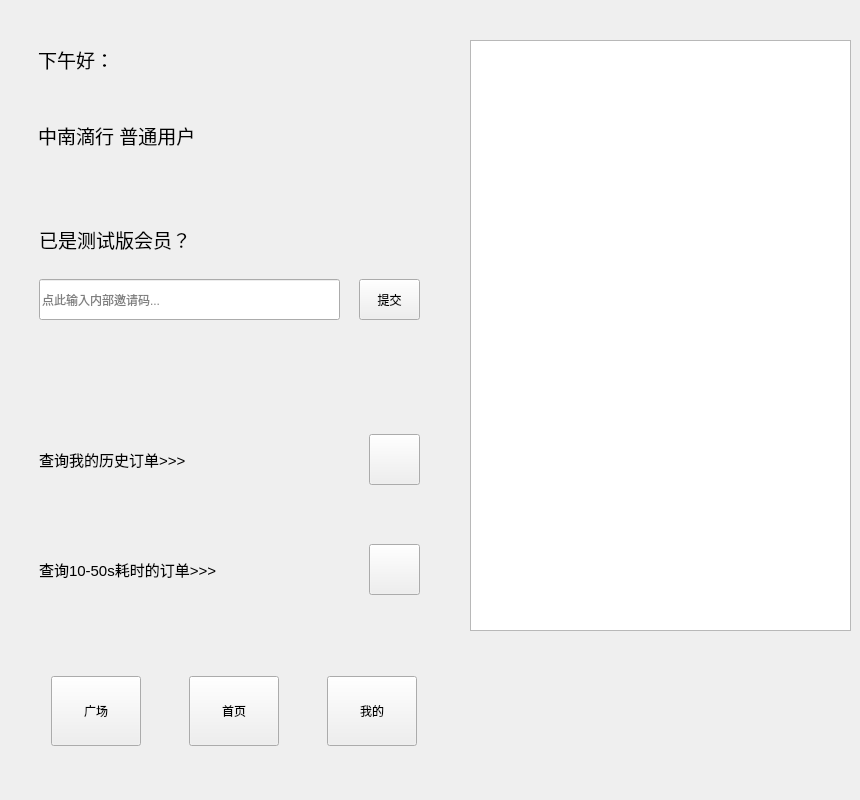
<?xml version="1.0" encoding="UTF-8"?>
<ui version="4.0">
 <class>mainview</class>
 <widget class="QWidget" name="mainview">
  <property name="geometry">
   <rect>
    <x>0</x>
    <y>0</y>
    <width>860</width>
    <height>800</height>
   </rect>
  </property>
  <property name="minimumSize">
   <size>
    <width>450</width>
    <height>800</height>
   </size>
  </property>
  <property name="maximumSize">
   <size>
    <width>565656</width>
    <height>5656565</height>
   </size>
  </property>
  <property name="windowTitle">
   <string>中南滴行主界面</string>
  </property>
  <property name="windowIcon">
   <iconset resource="logo.qrc">
    <normaloff>:/贴图库/logo.png</normaloff>:/贴图库/logo.png</iconset>
  </property>
  <widget class="QWidget" name="navigator" native="true">
   <property name="geometry">
    <rect>
     <x>9</x>
     <y>631</y>
     <width>450</width>
     <height>160</height>
    </rect>
   </property>
   <property name="minimumSize">
    <size>
     <width>450</width>
     <height>160</height>
    </size>
   </property>
   <layout class="QHBoxLayout" name="horizontalLayout">
    <item>
     <widget class="QPushButton" name="button1">
      <property name="minimumSize">
       <size>
        <width>90</width>
        <height>70</height>
       </size>
      </property>
      <property name="maximumSize">
       <size>
        <width>90</width>
        <height>70</height>
       </size>
      </property>
      <property name="text">
       <string>广场</string>
      </property>
     </widget>
    </item>
    <item>
     <widget class="QPushButton" name="button2">
      <property name="minimumSize">
       <size>
        <width>90</width>
        <height>70</height>
       </size>
      </property>
      <property name="maximumSize">
       <size>
        <width>90</width>
        <height>70</height>
       </size>
      </property>
      <property name="text">
       <string>首页</string>
      </property>
     </widget>
    </item>
    <item>
     <widget class="QPushButton" name="button3">
      <property name="minimumSize">
       <size>
        <width>90</width>
        <height>70</height>
       </size>
      </property>
      <property name="maximumSize">
       <size>
        <width>90</width>
        <height>70</height>
       </size>
      </property>
      <property name="text">
       <string>我的</string>
      </property>
     </widget>
    </item>
   </layout>
  </widget>
  <widget class="QStackedWidget" name="navigate">
   <property name="geometry">
    <rect>
     <x>9</x>
     <y>9</y>
     <width>432</width>
     <height>616</height>
    </rect>
   </property>
   <property name="currentIndex">
    <number>2</number>
   </property>
   <widget class="QWidget" name="plaza">
    <widget class="QStackedWidget" name="news_CSU">
     <property name="geometry">
      <rect>
       <x>10</x>
       <y>10</y>
       <width>421</width>
       <height>491</height>
      </rect>
     </property>
     <property name="currentIndex">
      <number>0</number>
     </property>
     <widget class="QWidget" name="page">
      <widget class="QWidget" name="widget_4" native="true">
       <property name="geometry">
        <rect>
         <x>0</x>
         <y>50</y>
         <width>421</width>
         <height>421</height>
        </rect>
       </property>
       <layout class="QVBoxLayout" name="verticalLayout">
        <item>
         <widget class="QLabel" name="label_5">
          <property name="styleSheet">
           <string notr="true">border-image: url(:/贴图库/易);</string>
          </property>
          <property name="text">
           <string/>
          </property>
         </widget>
        </item>
        <item>
         <widget class="QLabel" name="label_6">
          <property name="minimumSize">
           <size>
            <width>0</width>
            <height>35</height>
           </size>
          </property>
          <property name="maximumSize">
           <size>
            <width>16777215</width>
            <height>35</height>
           </size>
          </property>
          <property name="font">
           <font>
            <family>Arial</family>
            <pointsize>10</pointsize>
           </font>
          </property>
          <property name="text">
           <string>易红率团访问韩国、日本</string>
          </property>
         </widget>
        </item>
        <item>
         <widget class="QLabel" name="label_7">
          <property name="minimumSize">
           <size>
            <width>0</width>
            <height>35</height>
           </size>
          </property>
          <property name="maximumSize">
           <size>
            <width>16777215</width>
            <height>35</height>
           </size>
          </property>
          <property name="font">
           <font>
            <family>Arial</family>
            <pointsize>10</pointsize>
           </font>
          </property>
          <property name="text">
           <string>2024-5-22</string>
          </property>
         </widget>
        </item>
       </layout>
      </widget>
     </widget>
     <widget class="QWidget" name="page_3">
      <widget class="QLabel" name="label_8">
       <property name="geometry">
        <rect>
         <x>130</x>
         <y>330</y>
         <width>54</width>
         <height>12</height>
        </rect>
       </property>
       <property name="text">
        <string>2</string>
       </property>
      </widget>
      <widget class="QWidget" name="widget_8" native="true">
       <property name="geometry">
        <rect>
         <x>0</x>
         <y>40</y>
         <width>421</width>
         <height>421</height>
        </rect>
       </property>
       <layout class="QVBoxLayout" name="verticalLayout_6">
        <item>
         <widget class="QLabel" name="label_19">
          <property name="styleSheet">
           <string notr="true">border-image: url(:/贴图库/123123.jpg);</string>
          </property>
          <property name="text">
           <string/>
          </property>
         </widget>
        </item>
        <item>
         <widget class="QLabel" name="label_20">
          <property name="minimumSize">
           <size>
            <width>0</width>
            <height>35</height>
           </size>
          </property>
          <property name="maximumSize">
           <size>
            <width>16777215</width>
            <height>35</height>
           </size>
          </property>
          <property name="font">
           <font>
            <family>Arial</family>
            <pointsize>10</pointsize>
           </font>
          </property>
          <property name="text">
           <string>毕业生座谈会：从中南出发，拥抱美好未来</string>
          </property>
         </widget>
        </item>
        <item>
         <widget class="QLabel" name="label_21">
          <property name="minimumSize">
           <size>
            <width>0</width>
            <height>35</height>
           </size>
          </property>
          <property name="maximumSize">
           <size>
            <width>16777215</width>
            <height>35</height>
           </size>
          </property>
          <property name="font">
           <font>
            <family>Arial</family>
            <pointsize>10</pointsize>
           </font>
          </property>
          <property name="text">
           <string>2024-6-6</string>
          </property>
         </widget>
        </item>
       </layout>
      </widget>
     </widget>
     <widget class="QWidget" name="page_2">
      <widget class="QWidget" name="widget_5" native="true">
       <property name="geometry">
        <rect>
         <x>0</x>
         <y>40</y>
         <width>421</width>
         <height>451</height>
        </rect>
       </property>
       <layout class="QVBoxLayout" name="verticalLayout_3">
        <item>
         <widget class="QLabel" name="label_9">
          <property name="styleSheet">
           <string notr="true">border-image: url(:/贴图库/建成.jpg);</string>
          </property>
          <property name="text">
           <string/>
          </property>
         </widget>
        </item>
        <item>
         <widget class="QLabel" name="label_10">
          <property name="minimumSize">
           <size>
            <width>0</width>
            <height>35</height>
           </size>
          </property>
          <property name="maximumSize">
           <size>
            <width>16777215</width>
            <height>35</height>
           </size>
          </property>
          <property name="font">
           <font>
            <family>Arial</family>
            <pointsize>10</pointsize>
           </font>
          </property>
          <property name="text">
           <string>李建成率团访问瑞士、英国</string>
          </property>
         </widget>
        </item>
        <item>
         <widget class="QLabel" name="label_11">
          <property name="minimumSize">
           <size>
            <width>0</width>
            <height>35</height>
           </size>
          </property>
          <property name="maximumSize">
           <size>
            <width>16777215</width>
            <height>35</height>
           </size>
          </property>
          <property name="font">
           <font>
            <family>Arial</family>
            <pointsize>10</pointsize>
           </font>
          </property>
          <property name="text">
           <string>2024-6-6</string>
          </property>
         </widget>
        </item>
       </layout>
      </widget>
     </widget>
    </widget>
    <widget class="QPushButton" name="nextPageButton">
     <property name="geometry">
      <rect>
       <x>140</x>
       <y>540</y>
       <width>151</width>
       <height>51</height>
      </rect>
     </property>
     <property name="text">
      <string>下一页</string>
     </property>
    </widget>
   </widget>
   <widget class="QWidget" name="main">
    <widget class="QGroupBox" name="groupBox">
     <property name="geometry">
      <rect>
       <x>40</x>
       <y>0</y>
       <width>351</width>
       <height>251</height>
      </rect>
     </property>
     <property name="font">
      <font>
       <family>Arial</family>
       <pointsize>11</pointsize>
       <weight>50</weight>
       <bold>false</bold>
      </font>
     </property>
     <property name="title">
      <string>请选择您想乘坐的车型：</string>
     </property>
     <layout class="QVBoxLayout" name="verticalLayout_2">
      <item>
       <widget class="QRadioButton" name="economyRadioButton">
        <property name="text">
         <string>实惠快车</string>
        </property>
       </widget>
      </item>
      <item>
       <widget class="QRadioButton" name="expressRadioButton">
        <property name="text">
         <string>滴行特快</string>
        </property>
       </widget>
      </item>
      <item>
       <widget class="QRadioButton" name="executiveRadioButton">
        <property name="text">
         <string>行政级专车</string>
        </property>
       </widget>
      </item>
      <item>
       <widget class="QRadioButton" name="businessRadioButton">
        <property name="text">
         <string>商务六座</string>
        </property>
       </widget>
      </item>
     </layout>
    </widget>
    <widget class="QWidget" name="widget_3" native="true">
     <property name="geometry">
      <rect>
       <x>60</x>
       <y>350</y>
       <width>321</width>
       <height>251</height>
      </rect>
     </property>
     <property name="layoutDirection">
      <enum>Qt::LeftToRight</enum>
     </property>
     <widget class="QLabel" name="selectedVehicleLabel">
      <property name="geometry">
       <rect>
        <x>10</x>
        <y>160</y>
        <width>291</width>
        <height>71</height>
       </rect>
      </property>
      <property name="minimumSize">
       <size>
        <width>170</width>
        <height>40</height>
       </size>
      </property>
      <property name="text">
       <string>123</string>
      </property>
     </widget>
     <widget class="QPushButton" name="bt_ride">
      <property name="geometry">
       <rect>
        <x>70</x>
        <y>10</y>
        <width>170</width>
        <height>141</height>
       </rect>
      </property>
      <property name="minimumSize">
       <size>
        <width>54</width>
        <height>54</height>
       </size>
      </property>
      <property name="maximumSize">
       <size>
        <width>170</width>
        <height>170</height>
       </size>
      </property>
      <property name="font">
       <font>
        <family>Arial</family>
        <pointsize>18</pointsize>
       </font>
      </property>
      <property name="styleSheet">
       <string notr="true">QPushButton {
    border: 2px solid #8f8f91;
    border-radius: 25px; /* 这将使按钮成为圆形，确保其宽度和高度相同 */
    background-color:rgb(255, 255, 255);
    min-width: 50px;
    min-height: 50px;
}
QPushButton:pressed {
    background-color: rgb(155, 155, 155);
}
</string>
      </property>
      <property name="text">
       <string>出发！</string>
      </property>
     </widget>
    </widget>
    <widget class="QLineEdit" name="destinationLineEdit">
     <property name="geometry">
      <rect>
       <x>50</x>
       <y>290</y>
       <width>341</width>
       <height>31</height>
      </rect>
     </property>
     <property name="focusPolicy">
      <enum>Qt::WheelFocus</enum>
     </property>
     <property name="placeholderText">
      <string>请输入您想到达的目的地...</string>
     </property>
    </widget>
   </widget>
   <widget class="QWidget" name="user">
    <widget class="QWidget" name="user_info" native="true">
     <property name="geometry">
      <rect>
       <x>20</x>
       <y>30</y>
       <width>400</width>
       <height>160</height>
      </rect>
     </property>
     <property name="minimumSize">
      <size>
       <width>400</width>
       <height>160</height>
      </size>
     </property>
     <property name="maximumSize">
      <size>
       <width>400</width>
       <height>160</height>
      </size>
     </property>
     <widget class="QLabel" name="name_show">
      <property name="geometry">
       <rect>
        <x>9</x>
        <y>9</y>
        <width>76</width>
        <height>22</height>
       </rect>
      </property>
      <property name="font">
       <font>
        <family>Arial</family>
        <pointsize>14</pointsize>
       </font>
      </property>
      <property name="text">
       <string>下午好：</string>
      </property>
     </widget>
     <widget class="QLabel" name="label_2">
      <property name="geometry">
       <rect>
        <x>321</x>
        <y>9</y>
        <width>70</width>
        <height>70</height>
       </rect>
      </property>
      <property name="minimumSize">
       <size>
        <width>70</width>
        <height>70</height>
       </size>
      </property>
      <property name="maximumSize">
       <size>
        <width>70</width>
        <height>70</height>
       </size>
      </property>
      <property name="styleSheet">
       <string notr="true">border-image: url(:/贴图库/OIP.jpg);</string>
      </property>
      <property name="text">
       <string/>
      </property>
     </widget>
     <widget class="QLabel" name="label_status">
      <property name="geometry">
       <rect>
        <x>9</x>
        <y>85</y>
        <width>158</width>
        <height>22</height>
       </rect>
      </property>
      <property name="font">
       <font>
        <family>Arial</family>
        <pointsize>14</pointsize>
       </font>
      </property>
      <property name="text">
       <string>中南滴行 普通用户</string>
      </property>
     </widget>
    </widget>
    <widget class="QWidget" name="vip" native="true">
     <property name="geometry">
      <rect>
       <x>20</x>
       <y>190</y>
       <width>400</width>
       <height>160</height>
      </rect>
     </property>
     <property name="minimumSize">
      <size>
       <width>400</width>
       <height>160</height>
      </size>
     </property>
     <property name="maximumSize">
      <size>
       <width>400</width>
       <height>160</height>
      </size>
     </property>
     <widget class="QLineEdit" name="le_id">
      <property name="geometry">
       <rect>
        <x>10</x>
        <y>80</y>
        <width>301</width>
        <height>41</height>
       </rect>
      </property>
      <property name="focusPolicy">
       <enum>Qt::StrongFocus</enum>
      </property>
      <property name="contextMenuPolicy">
       <enum>Qt::CustomContextMenu</enum>
      </property>
      <property name="echoMode">
       <enum>QLineEdit::Password</enum>
      </property>
      <property name="placeholderText">
       <string>点此输入内部邀请码...</string>
      </property>
     </widget>
     <widget class="QLabel" name="label">
      <property name="geometry">
       <rect>
        <x>10</x>
        <y>10</y>
        <width>371</width>
        <height>61</height>
       </rect>
      </property>
      <property name="font">
       <font>
        <family>Arial</family>
        <pointsize>14</pointsize>
       </font>
      </property>
      <property name="text">
       <string>已是测试版会员？</string>
      </property>
     </widget>
     <widget class="QPushButton" name="vip_bt">
      <property name="geometry">
       <rect>
        <x>330</x>
        <y>80</y>
        <width>61</width>
        <height>41</height>
       </rect>
      </property>
      <property name="text">
       <string>提交</string>
      </property>
     </widget>
    </widget>
    <widget class="QWidget" name="widget" native="true">
     <property name="geometry">
      <rect>
       <x>30</x>
       <y>400</y>
       <width>381</width>
       <height>101</height>
      </rect>
     </property>
     <layout class="QHBoxLayout" name="horizontalLayout_2">
      <item>
       <widget class="QLabel" name="label_3">
        <property name="minimumSize">
         <size>
          <width>0</width>
          <height>51</height>
         </size>
        </property>
        <property name="maximumSize">
         <size>
          <width>16777215</width>
          <height>51</height>
         </size>
        </property>
        <property name="font">
         <font>
          <family>Arial</family>
          <pointsize>11</pointsize>
         </font>
        </property>
        <property name="text">
         <string>查询我的历史订单&gt;&gt;&gt;</string>
        </property>
       </widget>
      </item>
      <item>
       <widget class="QPushButton" name="btn_orderHistory">
        <property name="minimumSize">
         <size>
          <width>51</width>
          <height>51</height>
         </size>
        </property>
        <property name="maximumSize">
         <size>
          <width>51</width>
          <height>51</height>
         </size>
        </property>
        <property name="font">
         <font>
          <family>Arial</family>
          <pointsize>72</pointsize>
         </font>
        </property>
        <property name="text">
         <string/>
        </property>
       </widget>
      </item>
     </layout>
    </widget>
    <widget class="QWidget" name="widget_2" native="true">
     <property name="geometry">
      <rect>
       <x>30</x>
       <y>510</y>
       <width>381</width>
       <height>101</height>
      </rect>
     </property>
     <layout class="QHBoxLayout" name="horizontalLayout_3">
      <item>
       <widget class="QLabel" name="label_4">
        <property name="minimumSize">
         <size>
          <width>0</width>
          <height>51</height>
         </size>
        </property>
        <property name="maximumSize">
         <size>
          <width>16777215</width>
          <height>51</height>
         </size>
        </property>
        <property name="font">
         <font>
          <family>Arial</family>
          <pointsize>11</pointsize>
         </font>
        </property>
        <property name="text">
         <string>查询10-50s耗时的订单&gt;&gt;&gt;</string>
        </property>
       </widget>
      </item>
      <item>
       <widget class="QPushButton" name="queryButton">
        <property name="minimumSize">
         <size>
          <width>51</width>
          <height>51</height>
         </size>
        </property>
        <property name="maximumSize">
         <size>
          <width>51</width>
          <height>51</height>
         </size>
        </property>
        <property name="font">
         <font>
          <family>Arial</family>
          <pointsize>72</pointsize>
         </font>
        </property>
        <property name="text">
         <string/>
        </property>
       </widget>
      </item>
     </layout>
    </widget>
   </widget>
  </widget>
  <widget class="QListWidget" name="orderListWidget1">
   <property name="geometry">
    <rect>
     <x>470</x>
     <y>40</y>
     <width>381</width>
     <height>591</height>
    </rect>
   </property>
  </widget>
 </widget>
 <resources>
  <include location="logo.qrc"/>
 </resources>
 <connections/>
</ui>
